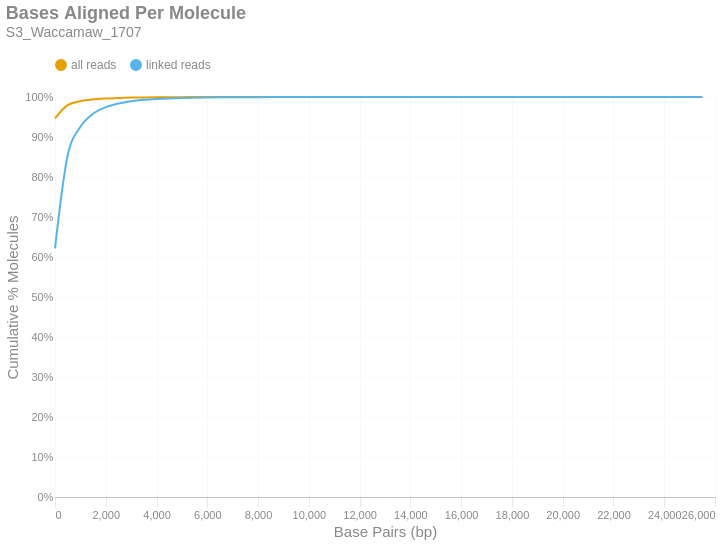

This figure's notebook cell:
### Markdown cell above
### Bases Aligned Per Molecule
This is a cumulative frequency distribution showing the number of base pairs aligned per unique molecule. These data are shown in 500 bp bins. There are two distributions: one with `all reads` (yellow) and another with only `linked reads` (blue). The percent of molecules in the `linked reads` distribution is relative to the total number of linked molecules.

### Code cell
if SKIPLR:
    print_html(f"Skipped")
else:
    binned_df = consolidated_hist(valids['aligned_bp'], mask, 500, True)
    with SafeRender(binned_df):
        (
            density_plot(binned_df, 'Bases Aligned Per Molecule', samplename, 'basesper')
            .encode(
                x=alt.X('bin:Q', title="Base Pairs (bp)").axis(tickMinStep=500).scale(padding=0),
                y=alt.Y('value:Q', title='Cumulative % Molecules')
                    .axis(format='%')
                    .scale(domain = [0,1])
                    .stack(False),
                color=alt.Color("key:N").scale(domain = ["all reads", "linked reads"]),
                tooltip = [
                    alt.Tooltip("key:N", title = "Data Type"),
                    alt.Tooltip("range_label:N", title="Bases Aligned Per Molecule"),
                    alt.Tooltip("value:Q", format = ".2%", title="% Molecules (Cum.)")
                ]
            )
        ).display()

### Figure 1 — Vega-Lite specification as saved in the notebook (floating-point values rounded to 4 significant figures)
{"width": "container", "height": 400, "config": {"title": {"anchor": "start", "dy": -15, "fontSize": 18, "color": "#888888", "subtitleColor": "#888888", "subtitleFontSize": 14}, "arc": {"fill": "#0072B2"}, "axis": {"domainColor": "#888888", "domainWidth": 0.5, "gridWidth": 0.2, "grid": false, "titleFontWeight": 400, "titleFontSize": 15, "labelFontSize": 11, "labelColor": "#888888", "tickColor": "#888888", "tickWidth": 0.2, "titleColor": "#888888"}, "axisBand": {"grid": false}, "axisX": {"grid": true, "tickSize": 10, "domainCap": "round"}, "axisY": {"domain": false, "grid": true, "tickSize": 0, "domainCap": "round"}, "background": "transparent", "header": {"labelFontSize": 15, "labelColor": "#888888", "titleFontSize": 15, "titleFontWeight": 600, "titleColor": "#888888"}, "legend": {"labelFont": "sans-serif", "labelFontSize": 12, "labelColor": "#888888", "symbolSize": 100, "symbolType": "circle", "titleFontSize": 12, "titlePadding": 10, "titleColor": "#888888", "title": null, "orient": "top"}, "range": {"category": ["#E69F00", "#56B4E9", "#009E73", "#F0E442", "#0072B2", "#D55E00", "#CC79A7", "#000000"], "diverging": ["#cfe8f3", "#a2d4ec", "#73bfe2", "#46abdb", "#1696d2", "#12719e"]}, "area": {"fill": "#0072B2", "fillOpacity": 0.7, "line": true, "strokeOpacity": 0.7}, "line": {"color": "#0072B2", "stroke": "#0072B2", "strokeWidth": 2}, "trail": {"color": "#0072B2", "stroke": "#0072B2", "strokeWidth": 0, "size": 1}, "point": {"filled": true, "fillOpacity": 1.0, "size": 95}, "text": {"color": "#888888", "fontSize": 11, "align": "right", "fontWeight": 400, "size": 11}, "bar": {"fill": "#0072B2", "stroke": null}, "view": {"stroke": null, "continuousWidth": 660, "continuousHeight": 400}}, "data": {"name": "data-c69f8ed6bd6f02d9fb7e698852779a33"}, "mark": {"type": "line", "interpolate": "monotone", "point": {"opacity": 0, "size": 275}}, "encoding": {"color": {"field": "key", "scale": {"domain": ["all reads", "linked reads"]}, "type": "nominal"}, "tooltip": [{"field": "key", "title": "Data Type", "type": "nominal"}, {"field": "range_label", "title": "Bases Aligned Per Molecule", "type": "nominal"}, {"field": "value", "format": ".2%", "title": "% Molecules (Cum.)", "type": "quantitative"}], "x": {"axis": {"tickMinStep": 500}, "field": "bin", "scale": {"padding": 0}, "title": "Base Pairs (bp)", "type": "quantitative"}, "y": {"axis": {"format": "%"}, "field": "value", "scale": {"domain": [0, 1]}, "stack": false, "title": "Cumulative % Molecules", "type": "quantitative"}}, "params": [{"name": "param_c36ac31b6afebe62", "select": {"type": "point", "fields": ["key"]}, "bind": "legend"}], "title": {"text": "Bases Aligned Per Molecule", "subtitle": "S3_Waccamaw_1707"}, "transform": [{"fold": ["all reads (cumsum)", "linked reads (cumsum)"]}, {"calculate": "replace(datum.key, ' (cumsum)', '')", "as": "key"}, {"filter": {"param": "param_c36ac31b6afebe62"}}], "usermeta": {"embedOptions": {"downloadFileName": "S3_Waccamaw_1707.basesper"}}, "$schema": "https://vega.github.io/schema/vega-lite/v6.1.0.json", "datasets": {"data-c69f8ed6bd6f02d9fb7e698852779a33": [{"bin": "0.0", "interval": "0.0-500.0", "all reads": 0.9469, "linked reads": 0.6215, "all reads (cumsum)": 0.9469, "linked reads (cumsum)": 0.6215, "range_label": "0-499"}, {"bin": "500.0", "interval": "500.0-1000.0", "all reads": 0.0328, "linked reads": 0.2328, "all reads (cumsum)": 0.9797, "linked reads (cumsum)": 0.8543, "range_label": "500-999"}, {"bin": "1000.0", "interval": "1000.0-1500.0", "all reads": 0.009965, "linked reads": 0.07132, "all reads (cumsum)": 0.9896, "linked reads (cumsum)": 0.9256, "range_label": "1000-1499"}, {"bin": "1500.0", "interval": "1500.0-2000.0", "all reads": 0.004538, "linked reads": 0.03252, "all reads (cumsum)": 0.9942, "linked reads (cumsum)": 0.9581, "range_label": "1500-1999"}, {"bin": "2000.0", "interval": "2000.0-2500.0", "all reads": 0.002284, "linked reads": 0.01637, "all reads (cumsum)": 0.9964, "linked reads (cumsum)": 0.9745, "range_label": "2000-2499"}, {"bin": "2500.0", "interval": "2500.0-3000.0", "all reads": 0.001303, "linked reads": 0.009336, "all reads (cumsum)": 0.9977, "linked reads (cumsum)": 0.9838, "range_label": "2500-2999"}, {"bin": "3000.0", "interval": "3000.0-3500.0", "all reads": 0.0007736, "linked reads": 0.005543, "all reads (cumsum)": 0.9985, "linked reads (cumsum)": 0.9894, "range_label": "3000-3499"}, {"bin": "3500.0", "interval": "3500.0-4000.0", "all reads": 0.0004883, "linked reads": 0.003499, "all reads (cumsum)": 0.999, "linked reads (cumsum)": 0.9929, "range_label": "3500-3999"}, {"bin": "4000.0", "interval": "4000.0-4500.0", "all reads": 0.0003034, "linked reads": 0.002174, "all reads (cumsum)": 0.9993, "linked reads (cumsum)": 0.9951, "range_label": "4000-4499"}, {"bin": "4500.0", "interval": "4500.0-5000.0", "all reads": 0.0002052, "linked reads": 0.00147, "all reads (cumsum)": 0.9995, "linked reads (cumsum)": 0.9965, "range_label": "4500-4999"}, {"bin": "5000.0", "interval": "5000.0-5500.0", "all reads": 0.0001428, "linked reads": 0.001024, "all reads (cumsum)": 0.9997, "linked reads (cumsum)": 0.9976, "range_label": "5000-5499"}, {"bin": "5500.0", "interval": "5500.0-6000.0", "all reads": 0.0001029, "linked reads": 0.0007375, "all reads (cumsum)": 0.9998, "linked reads (cumsum)": 0.9983, "range_label": "5500-5999"}, {"bin": "6000.0", "interval": "6000.0-6500.0", "all reads": 6.939e-05, "linked reads": 0.0004973, "all reads (cumsum)": 0.9998, "linked reads (cumsum)": 0.9988, "range_label": "6000-6499"}, {"bin": "6500.0", "interval": "6500.0-7000.0", "all reads": 4.527e-05, "linked reads": 0.0003244, "all reads (cumsum)": 0.9999, "linked reads (cumsum)": 0.9991, "range_label": "6500-6999"}, {"bin": "7000.0", "interval": "7000.0-7500.0", "all reads": 3.139e-05, "linked reads": 0.0002249, "all reads (cumsum)": 0.9999, "linked reads (cumsum)": 0.9993, "range_label": "7000-7499"}, {"bin": "7500.0", "interval": "7500.0-8000.0", "all reads": 2.157e-05, "linked reads": 0.0001545, "all reads (cumsum)": 0.9999, "linked reads (cumsum)": 0.9995, "range_label": "7500-7999"}, {"bin": "8000.0", "interval": "8000.0-8500.0", "all reads": 1.73e-05, "linked reads": 0.0001239, "all reads (cumsum)": 0.9999, "linked reads (cumsum)": 0.9996, "range_label": "8000-8499"}, {"bin": "8500.0", "interval": "8500.0-9000.0", "all reads": 1.196e-05, "linked reads": 8.568e-05, "all reads (cumsum)": 1.0, "linked reads (cumsum)": 0.9997, "range_label": "8500-8999"}, {"bin": "9000.0", "interval": "9000.0-9500.0", "all reads": 9.395e-06, "linked reads": 6.732e-05, "all reads (cumsum)": 1.0, "linked reads (cumsum)": 0.9998, "range_label": "9000-9499"}, {"bin": "9500.0", "interval": "9500.0-10000.0", "all reads": 8.541e-06, "linked reads": 6.12e-05, "all reads (cumsum)": 1.0, "linked reads (cumsum)": 0.9998, "range_label": "9500-9999"}, {"bin": "10000.0", "interval": "10000.0-10500.0", "all reads": 4.484e-06, "linked reads": 3.213e-05, "all reads (cumsum)": 1.0, "linked reads (cumsum)": 0.9999, "range_label": "10000-10499"}, {"bin": "10500.0", "interval": "10500.0-11000.0", "all reads": 4.484e-06, "linked reads": 3.213e-05, "all reads (cumsum)": 1.0, "linked reads (cumsum)": 0.9999, "range_label": "10500-10999"}, {"bin": "11000.0", "interval": "11000.0-11500.0", "all reads": 3.63e-06, "linked reads": 2.601e-05, "all reads (cumsum)": 1.0, "linked reads (cumsum)": 0.9999, "range_label": "11000-11499"}, {"bin": "11500.0", "interval": "11500.0-12000.0", "all reads": 2.349e-06, "linked reads": 1.683e-05, "all reads (cumsum)": 1.0, "linked reads (cumsum)": 0.9999, "range_label": "11500-11999"}, {"bin": "12000.0", "interval": "12000.0-12500.0", "all reads": 2.562e-06, "linked reads": 1.836e-05, "all reads (cumsum)": 1.0, "linked reads (cumsum)": 1.0, "range_label": "12000-12499"}, {"bin": "12500.0", "interval": "12500.0-13000.0", "all reads": 1.068e-06, "linked reads": 7.65e-06, "all reads (cumsum)": 1.0, "linked reads (cumsum)": 1.0, "range_label": "12500-12999"}, {"bin": "13000.0", "interval": "13000.0-13500.0", "all reads": 8.541e-07, "linked reads": 6.12e-06, "all reads (cumsum)": 1.0, "linked reads (cumsum)": 1.0, "range_label": "13000-13499"}, {"bin": "13500.0", "interval": "13500.0-14000.0", "all reads": 8.541e-07, "linked reads": 6.12e-06, "all reads (cumsum)": 1.0, "linked reads (cumsum)": 1.0, "range_label": "13500-13999"}, {"bin": "14000.0", "interval": "14000.0-14500.0", "all reads": 8.541e-07, "linked reads": 6.12e-06, "all reads (cumsum)": 1.0, "linked reads (cumsum)": 1.0, "range_label": "14000-14499"}, {"bin": "14500.0", "interval": "14500.0-15000.0", "all reads": 2.135e-07, "linked reads": 1.53e-06, "all reads (cumsum)": 1.0, "linked reads (cumsum)": 1.0, "range_label": "14500-14999"}, {"bin": "15000.0", "interval": "15000.0-15500.0", "all reads": 4.27e-07, "linked reads": 3.06e-06, "all reads (cumsum)": 1.0, "linked reads (cumsum)": 1.0, "range_label": "15000-15499"}, {"bin": "15500.0", "interval": "15500.0-16000.0", "all reads": 2.135e-07, "linked reads": 1.53e-06, "all reads (cumsum)": 1.0, "linked reads (cumsum)": 1.0, "range_label": "15500-15999"}, {"bin": "16000.0", "interval": "16000.0-16500.0", "all reads": 2.135e-07, "linked reads": 1.53e-06, "all reads (cumsum)": 1.0, "linked reads (cumsum)": 1.0, "range_label": "16000-16499"}, {"bin": "16500.0", "interval": "16500.0-17000.0", "all reads": 2.135e-07, "linked reads": 1.53e-06, "all reads (cumsum)": 1.0, "linked reads (cumsum)": 1.0, "range_label": "16500-16999"}, {"bin": "17000.0", "interval": "17000.0-17500.0", "all reads": 6.406e-07, "linked reads": 4.59e-06, "all reads (cumsum)": 1.0, "linked reads (cumsum)": 1.0, "range_label": "17000-17499"}, {"bin": "17500.0", "interval": "17500.0-18000.0", "all reads": 0.0, "linked reads": 0.0, "all reads (cumsum)": 1.0, "linked reads (cumsum)": 1.0, "range_label": "17500-17999"}, {"bin": "18000.0", "interval": "18000.0-18500.0", "all reads": 2.135e-07, "linked reads": 1.53e-06, "all reads (cumsum)": 1.0, "linked reads (cumsum)": 1.0, "range_label": "18000-18499"}, {"bin": "18500.0", "interval": "18500.0-19000.0", "all reads": 0.0, "linked reads": 0.0, "all reads (cumsum)": 1.0, "linked reads (cumsum)": 1.0, "range_label": "18500-18999"}, {"bin": "19000.0", "interval": "19000.0-19500.0", "all reads": 0.0, "linked reads": 0.0, "all reads (cumsum)": 1.0, "linked reads (cumsum)": 1.0, "range_label": "19000-19499"}, {"bin": "19500.0", "interval": "19500.0-20000.0", "all reads": 0.0, "linked reads": 0.0, "all reads (cumsum)": 1.0, "linked reads (cumsum)": 1.0, "range_label": "19500-19999"}, {"bin": "20000.0", "interval": "20000.0-20500.0", "all reads": 0.0, "linked reads": 0.0, "all reads (cumsum)": 1.0, "linked reads (cumsum)": 1.0, "range_label": "20000-20499"}, {"bin": "20500.0", "interval": "20500.0-21000.0", "all reads": 0.0, "linked reads": 0.0, "all reads (cumsum)": 1.0, "linked reads (cumsum)": 1.0, "range_label": "20500-20999"}, {"bin": "21000.0", "interval": "21000.0-21500.0", "all reads": 0.0, "linked reads": 0.0, "all reads (cumsum)": 1.0, "linked reads (cumsum)": 1.0, "range_label": "21000-21499"}, {"bin": "21500.0", "interval": "21500.0-22000.0", "all reads": 0.0, "linked reads": 0.0, "all reads (cumsum)": 1.0, "linked reads (cumsum)": 1.0, "range_label": "21500-21999"}, {"bin": "22000.0", "interval": "22000.0-22500.0", "all reads": 0.0, "linked reads": 0.0, "all reads (cumsum)": 1.0, "linked reads (cumsum)": 1.0, "range_label": "22000-22499"}, {"bin": "22500.0", "interval": "22500.0-23000.0", "all reads": 0.0, "linked reads": 0.0, "all reads (cumsum)": 1.0, "linked reads (cumsum)": 1.0, "range_label": "22500-22999"}, {"bin": "23000.0", "interval": "23000.0-23500.0", "all reads": 0.0, "linked reads": 0.0, "all reads (cumsum)": 1.0, "linked reads (cumsum)": 1.0, "range_label": "23000-23499"}, {"bin": "23500.0", "interval": "23500.0-24000.0", "all reads": 0.0, "linked reads": 0.0, "all reads (cumsum)": 1.0, "linked reads (cumsum)": 1.0, "range_label": "23500-23999"}, {"bin": "24000.0", "interval": "24000.0-24500.0", "all reads": 0.0, "linked reads": 0.0, "all reads (cumsum)": 1.0, "linked reads (cumsum)": 1.0, "range_label": "24000-24499"}, {"bin": "24500.0", "interval": "24500.0-25000.0", "all reads": 0.0, "linked reads": 0.0, "all reads (cumsum)": 1.0, "linked reads (cumsum)": 1.0, "range_label": "24500-24999"}, {"bin": "25000.0", "interval": "25000.0-25500.0", "all reads": 0.0, "linked reads": 0.0, "all reads (cumsum)": 1.0, "linked reads (cumsum)": 1.0, "range_label": "25000-25499"}, {"bin": "25500.0", "interval": "25500.0-26000.0", "all reads": 2.135e-07, "linked reads": 1.53e-06, "all reads (cumsum)": 1.0, "linked reads (cumsum)": 1.0, "range_label": "25500-25999"}]}}
